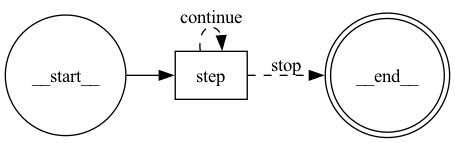

Recreate this plot in Python.
"""LangGraph 循环（loop）模式示例。

演示如何在图里形成「循环」：一个节点通过条件边指回自己，反复执行直到满足退出条件。
这也是 Agent 循环（LLM 反复调用工具直到不再调用）的底层机制。

流程：
    START → step ──(continue)──▶ step（指回自己，形成循环）
                    └(stop)────▶ END
"""

import operator
from typing import Annotated, Literal

from pydantic import BaseModel

from langgraph.graph import END, START, StateGraph

from graph.graph_utils import render_graphviz


# ---------------------------------------------------------------------------
# 1. 状态：counter 用普通字段（读后自增），log 用 reducer 跨轮累加
# ---------------------------------------------------------------------------
class State(BaseModel):
    counter: int = 0                               # 当前已循环轮数
    max_iters: int = 5                             # 循环上限（防止死循环）
    log: Annotated[list[str], operator.add] = []   # 每轮记录（累加）


# ---------------------------------------------------------------------------
# 2. 循环体节点
# ---------------------------------------------------------------------------
def node_step(state: State) -> dict:
    """单轮处理：计数 +1，并把本轮记录追加到 log。"""
    n = state.counter + 1
    return {"counter": n, "log": [f"第 {n} 轮处理"]}


# ---------------------------------------------------------------------------
# 3. 条件边：决定「继续循环」还是「退出」
# ---------------------------------------------------------------------------
def should_continue(state: State) -> Literal["continue", "stop"]:
    if state.counter < state.max_iters:
        return "continue"
    return "stop"


def build_graph():
    builder = StateGraph(State)
    builder.add_node("step", node_step)

    builder.add_edge(START, "step")
    # 关键：step 的一个分支指回自己（循环），另一个分支结束
    builder.add_conditional_edges(
        "step",
        should_continue,
        {"continue": "step", "stop": END},
    )

    return builder.compile()


# ---------------------------------------------------------------------------
# 4. 运行示例
# ---------------------------------------------------------------------------
def main():
    graph = build_graph()

    result = graph.invoke({"max_iters": 5})
    print(f"循环共执行 {result['counter']} 轮：")
    for line in result["log"]:
        print("  ", line)

    # 渲染流程图
    render_graphviz(graph, output_name="graph_loop_test")


if __name__ == "__main__":
    main()
